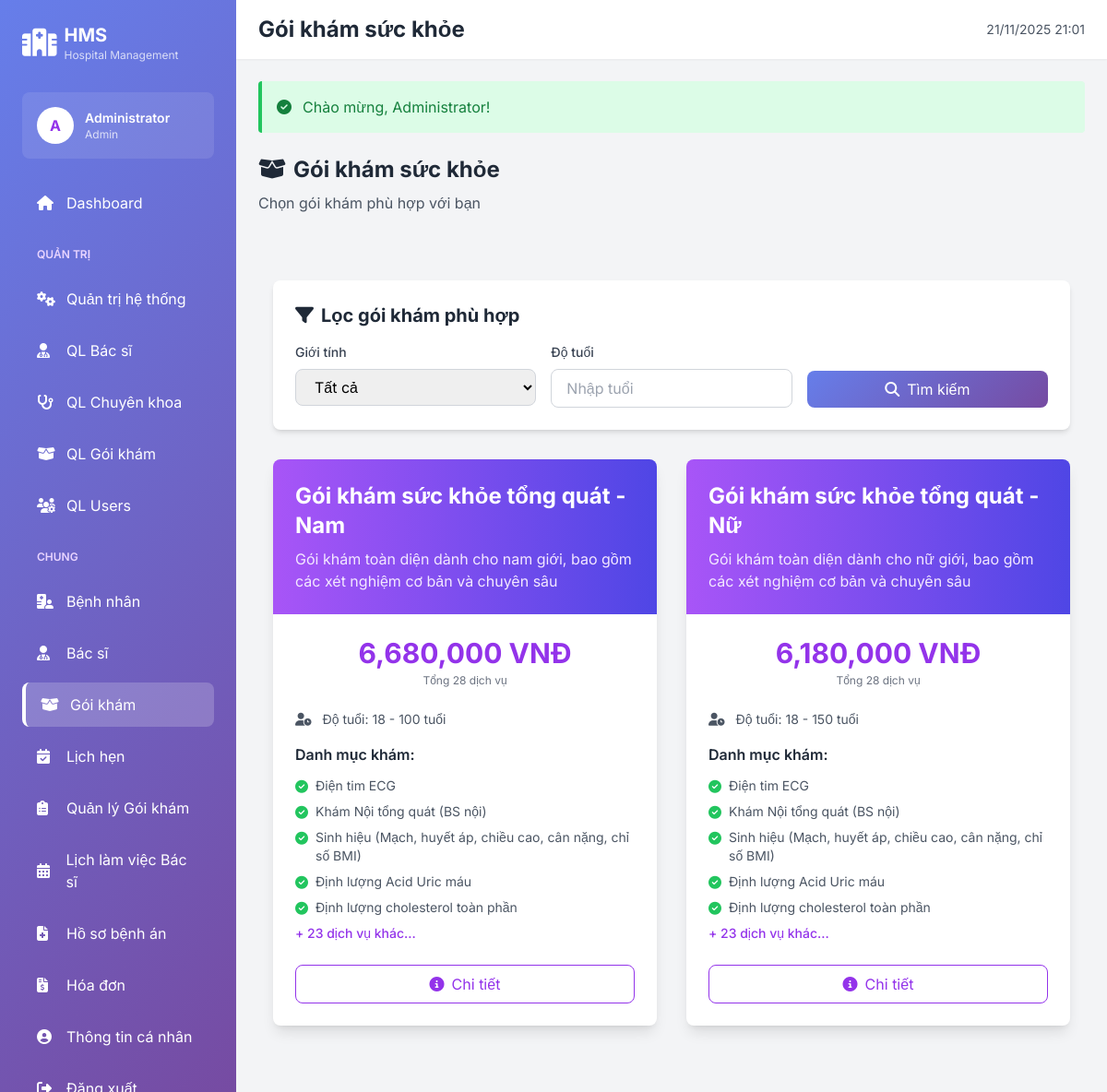
Page /WebBenhvien/hospital-management-system/public/packages (signed in) on the committed database.
### tables this page shows
CREATE TABLE `health_packages` (
  `id` int(11) NOT NULL,
  `package_code` varchar(20) NOT NULL,
  `name` varchar(255) NOT NULL,
  `description` text DEFAULT NULL,
  `gender_requirement` enum('both','male','female') DEFAULT 'both',
  `min_age` int(11) DEFAULT 0,
  `max_age` int(11) DEFAULT 150,
  `is_active` tinyint(1) DEFAULT 1,
  `created_at` timestamp NOT NULL DEFAULT current_timestamp(),
  `updated_at` timestamp NOT NULL DEFAULT current_timestamp() ON UPDATE current_timestamp()
);

CREATE TABLE `package_services` (
  `id` int(11) NOT NULL,
  `package_id` int(11) NOT NULL,
  `service_name` varchar(255) NOT NULL,
  `service_price` decimal(10,2) DEFAULT 0.00,
  `duration_minutes` int(11) DEFAULT 30,
  `service_category` enum('general','blood_test','urine_test','imaging','specialist','other') DEFAULT 'general',
  `is_required` tinyint(1) DEFAULT 1,
  `gender_specific` enum('both','male','female') DEFAULT 'both',
  `notes` text DEFAULT NULL,
  `display_order` int(11) DEFAULT 0,
  `created_at` timestamp NOT NULL DEFAULT current_timestamp()
);

### app/Views/packages/index.php (the view, shortened to what the rows shown need)
<div class="<?= isset($_SESSION['user_id']) ? '' : 'container mx-auto' ?> px-4 py-12">
    <div class="grid grid-cols-1 md:grid-cols-2 gap-8">
        <?php foreach ($packages as $package): ?>
        <div class="bg-white rounded-lg shadow-lg overflow-hidden hover:shadow-xl transition">
            <div class="bg-gradient-to-r from-purple-500 to-indigo-600 text-white p-6">
                <h3 class="text-2xl font-bold mb-2"><?= htmlspecialchars($package['name']) ?></h3>
                <p class="text-purple-100"><?= htmlspecialchars($package['description']) ?></p>
            </div>
            <div class="p-6">
                <div class="mb-6">
                    <?php
                    $totalPrice = 0;
                    if (isset($package['services'])) {
                        foreach ($package['services'] as $service) {
                            $totalPrice += $service['service_price'] ?? 0;
                        }
                    }
                    ?>
                    <div class="text-center">
                        <span class="text-3xl font-bold text-purple-600">
                            <?= number_format($totalPrice) ?> VNĐ
                        </span>
                        <p class="text-xs text-gray-500 mt-1">Tổng <?= count($package['services'] ?? []) ?> dịch vụ</p>
                    </div>
                </div>
                <div class="mb-4 text-sm text-gray-600">
                    <i class="fas fa-user-clock mr-2"></i>
                    Độ tuổi: <?= $package['min_age'] ?> - <?= $package['max_age'] ?> tuổi
                </div>
                <div class="mb-6">
                    <h4 class="font-semibold text-gray-800 mb-3">Danh mục khám:</h4>
                    <div class="space-y-2">
                        <?php
                        $services = $package['services'] ?? [];
                        $displayServices = array_slice($services, 0, 5);
                        foreach ($displayServices as $service):
                        ?>
                        <div class="flex items-start text-sm text-gray-600">
                            <i class="fas fa-check-circle text-green-500 mr-2 mt-1"></i>
                            <span><?= htmlspecialchars($service['service_name']) ?></span>
                        </div>
                        <?php endforeach; ?>
                        <?php if (count($services) > 5): ?>
                        <div class="text-sm text-purple-600 font-medium">
                            + <?= count($services) - 5 ?> dịch vụ khác...
                        </div>
                        <?php endif; ?>
                    </div>
                </div>
                <div class="flex gap-3">
                    <a href="<?= APP_URL ?>/packages/<?= $package['id'] ?>"
                       class="flex-1 text-center px-4 py-2 border border-purple-600 text-purple-600 rounded-lg hover:bg-purple-50 transition">
                        <i class="fas fa-info-circle mr-2"></i>Chi tiết
                    </a>
                </div>
            </div>
        </div>
        <?php endforeach; ?>
    </div>
</div>
<?php
if (isset($_SESSION['user_id'])) {
    require_once APP_PATH . '/Views/layouts/main.php';
} else {
    require_once APP_PATH . '/Views/layouts/landing.php';
}
?>

### rows in the picture
health_packages: name "Gói khám sức khỏe tổng quát - Nam", description "Gói khám toàn diện dành cho nam giới, bao gồm các xét nghiệm cơ bản và chuyên sâu", totalPrice "6,680,000", count($package['services'] ?? []) "28", min_age "18", max_age "100", count($services) - 5 "23"
package_services: service_name "Điện tim ECG"
package_services: service_name "Khám Nội tổng quát (BS nội)"
package_services: service_name "Sinh hiệu (Mạch, huyết áp, chiều cao, cân nặng, chỉ số BMI)"
package_services: service_name "Định lượng Acid Uric máu"
package_services: service_name "Định lượng cholesterol toàn phần"
health_packages: name "Gói khám sức khỏe tổng quát - Nữ", description "Gói khám toàn diện dành cho nữ giới, bao gồm các xét nghiệm cơ bản và chuyên sâu", totalPrice "6,180,000", count($package['services'] ?? []) "28", min_age "18", max_age "150", count($services) - 5 "23"
package_services: service_name "Điện tim ECG"
package_services: service_name "Khám Nội tổng quát (BS nội)"
package_services: service_name "Sinh hiệu (Mạch, huyết áp, chiều cao, cân nặng, chỉ số BMI)"
package_services: service_name "Định lượng Acid Uric máu"
package_services: service_name "Định lượng cholesterol toàn phần"

### other values in the picture
substr(Auth::user()['full_name'], 0, 1) "A"
Auth::user()['full_name'] "Administrator"
Auth::role() "Admin"
$page_title "Gói khám sức khỏe"
$_SESSION['success'] "Chào mừng, Administrator!"
